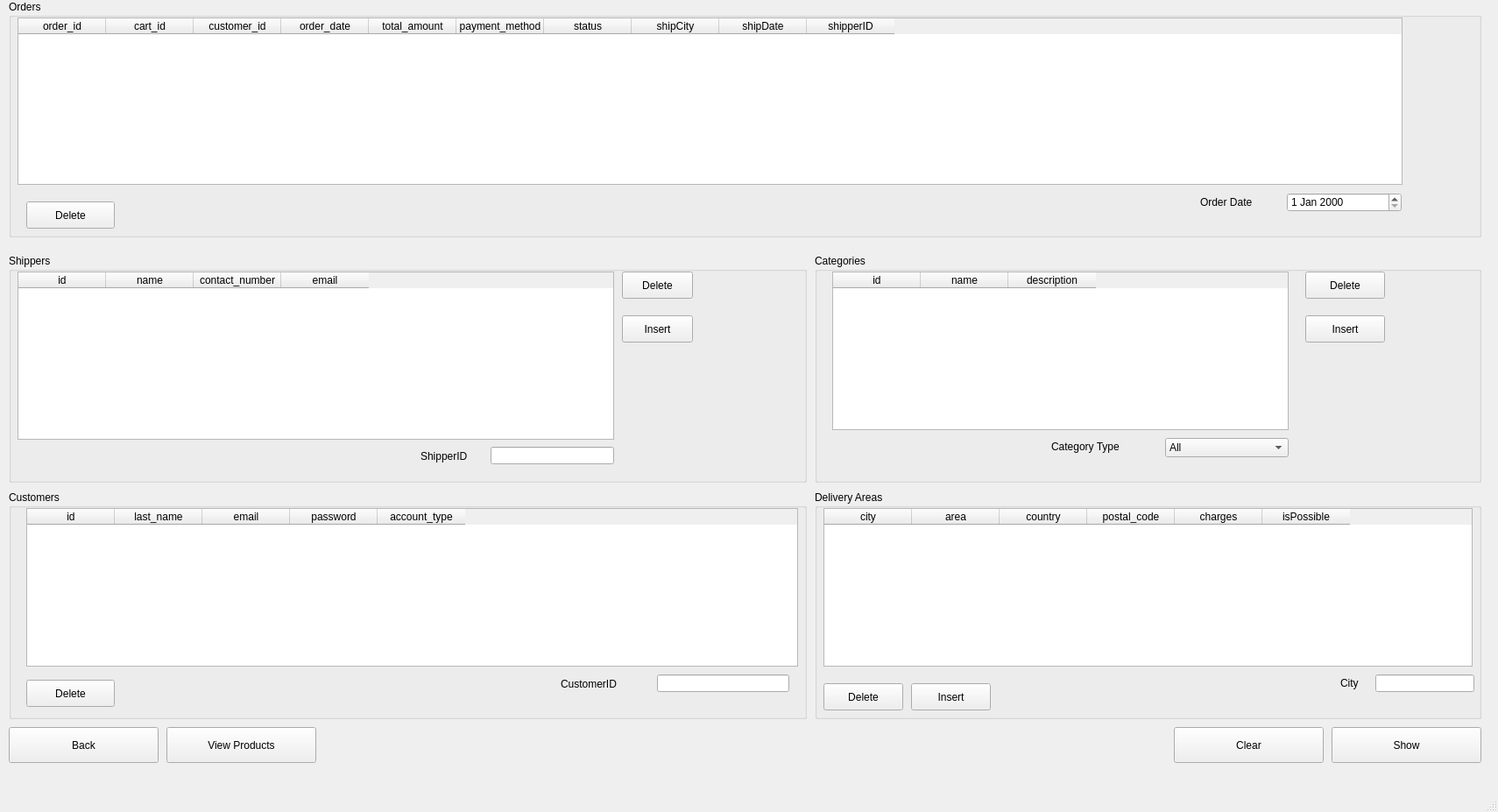
<?xml version="1.0" encoding="UTF-8"?>
<ui version="4.0">
 <class>MainWindow</class>
 <widget class="QMainWindow" name="MainWindow">
  <property name="geometry">
   <rect>
    <x>0</x>
    <y>0</y>
    <width>1710</width>
    <height>927</height>
   </rect>
  </property>
  <property name="windowTitle">
   <string>MainWindow</string>
  </property>
  <widget class="QWidget" name="centralwidget">
   <widget class="QGroupBox" name="OrdersGroupBox">
    <property name="geometry">
     <rect>
      <x>10</x>
      <y>0</y>
      <width>1681</width>
      <height>271</height>
     </rect>
    </property>
    <property name="title">
     <string>Orders</string>
    </property>
    <widget class="QDateEdit" name="OrdersDateEdit">
     <property name="geometry">
      <rect>
       <x>1459</x>
       <y>220</y>
       <width>131</width>
       <height>22</height>
      </rect>
     </property>
    </widget>
    <widget class="QLabel" name="OrderDateLabel">
     <property name="geometry">
      <rect>
       <x>1360</x>
       <y>220</y>
       <width>91</width>
       <height>21</height>
      </rect>
     </property>
     <property name="text">
      <string>Order Date</string>
     </property>
    </widget>
    <widget class="QTableWidget" name="OrdersTableWidget">
     <property name="geometry">
      <rect>
       <x>10</x>
       <y>20</y>
       <width>1581</width>
       <height>191</height>
      </rect>
     </property>
     <column>
      <property name="text">
       <string>order_id</string>
      </property>
     </column>
     <column>
      <property name="text">
       <string>cart_id</string>
      </property>
     </column>
     <column>
      <property name="text">
       <string>customer_id</string>
      </property>
     </column>
     <column>
      <property name="text">
       <string>order_date</string>
      </property>
     </column>
     <column>
      <property name="text">
       <string>total_amount</string>
      </property>
     </column>
     <column>
      <property name="text">
       <string>payment_method</string>
      </property>
     </column>
     <column>
      <property name="text">
       <string>status</string>
      </property>
     </column>
     <column>
      <property name="text">
       <string>shipCity</string>
      </property>
     </column>
     <column>
      <property name="text">
       <string>shipDate</string>
      </property>
     </column>
     <column>
      <property name="text">
       <string>shipperID</string>
      </property>
     </column>
    </widget>
    <widget class="QPushButton" name="OrdersDeleteButton">
     <property name="geometry">
      <rect>
       <x>20</x>
       <y>230</y>
       <width>101</width>
       <height>31</height>
      </rect>
     </property>
     <property name="text">
      <string>Delete</string>
     </property>
    </widget>
   </widget>
   <widget class="QGroupBox" name="CustomersGroupBox">
    <property name="geometry">
     <rect>
      <x>10</x>
      <y>560</y>
      <width>911</width>
      <height>261</height>
     </rect>
    </property>
    <property name="title">
     <string>Customers</string>
    </property>
    <widget class="QTableWidget" name="CustomersTableWidget">
     <property name="geometry">
      <rect>
       <x>20</x>
       <y>20</y>
       <width>881</width>
       <height>181</height>
      </rect>
     </property>
     <column>
      <property name="text">
       <string>id</string>
      </property>
     </column>
     <column>
      <property name="text">
       <string>last_name</string>
      </property>
     </column>
     <column>
      <property name="text">
       <string>email</string>
      </property>
     </column>
     <column>
      <property name="text">
       <string>password</string>
      </property>
     </column>
     <column>
      <property name="text">
       <string>account_type</string>
      </property>
     </column>
    </widget>
    <widget class="QLineEdit" name="CustomerIDLineEdit">
     <property name="geometry">
      <rect>
       <x>740</x>
       <y>210</y>
       <width>151</width>
       <height>20</height>
      </rect>
     </property>
    </widget>
    <widget class="QLabel" name="CustomerIDLabel">
     <property name="geometry">
      <rect>
       <x>630</x>
       <y>210</y>
       <width>101</width>
       <height>21</height>
      </rect>
     </property>
     <property name="text">
      <string>CustomerID</string>
     </property>
    </widget>
    <widget class="QPushButton" name="CustomersDeleteButton">
     <property name="geometry">
      <rect>
       <x>20</x>
       <y>216</y>
       <width>101</width>
       <height>31</height>
      </rect>
     </property>
     <property name="text">
      <string>Delete</string>
     </property>
    </widget>
   </widget>
   <widget class="QGroupBox" name="ShippersGroupBox">
    <property name="geometry">
     <rect>
      <x>10</x>
      <y>290</y>
      <width>911</width>
      <height>261</height>
     </rect>
    </property>
    <property name="title">
     <string>Shippers</string>
    </property>
    <widget class="QTableWidget" name="ShippersTableWidget">
     <property name="geometry">
      <rect>
       <x>10</x>
       <y>20</y>
       <width>681</width>
       <height>192</height>
      </rect>
     </property>
     <column>
      <property name="text">
       <string>id</string>
      </property>
     </column>
     <column>
      <property name="text">
       <string>name</string>
      </property>
     </column>
     <column>
      <property name="text">
       <string>contact_number</string>
      </property>
     </column>
     <column>
      <property name="text">
       <string>email</string>
      </property>
     </column>
    </widget>
    <widget class="QLineEdit" name="ShipperIDLineEdit">
     <property name="geometry">
      <rect>
       <x>550</x>
       <y>220</y>
       <width>141</width>
       <height>20</height>
      </rect>
     </property>
    </widget>
    <widget class="QLabel" name="ShipperIDLabel">
     <property name="geometry">
      <rect>
       <x>470</x>
       <y>220</y>
       <width>71</width>
       <height>21</height>
      </rect>
     </property>
     <property name="text">
      <string>ShipperID</string>
     </property>
    </widget>
    <widget class="QPushButton" name="ShippersDeleteButton">
     <property name="geometry">
      <rect>
       <x>700</x>
       <y>20</y>
       <width>81</width>
       <height>31</height>
      </rect>
     </property>
     <property name="text">
      <string>Delete</string>
     </property>
    </widget>
    <widget class="QPushButton" name="ShipperInsertButton">
     <property name="geometry">
      <rect>
       <x>700</x>
       <y>70</y>
       <width>81</width>
       <height>31</height>
      </rect>
     </property>
     <property name="text">
      <string>Insert</string>
     </property>
    </widget>
   </widget>
   <widget class="QGroupBox" name="DeliveryGroupBox">
    <property name="geometry">
     <rect>
      <x>930</x>
      <y>560</y>
      <width>761</width>
      <height>261</height>
     </rect>
    </property>
    <property name="title">
     <string>Delivery Areas</string>
    </property>
    <widget class="QTableWidget" name="DeliveryTableWidget">
     <property name="geometry">
      <rect>
       <x>10</x>
       <y>20</y>
       <width>741</width>
       <height>181</height>
      </rect>
     </property>
     <column>
      <property name="text">
       <string>city</string>
      </property>
     </column>
     <column>
      <property name="text">
       <string>area</string>
      </property>
     </column>
     <column>
      <property name="text">
       <string>country</string>
      </property>
     </column>
     <column>
      <property name="text">
       <string>postal_code</string>
      </property>
     </column>
     <column>
      <property name="text">
       <string>charges</string>
      </property>
     </column>
     <column>
      <property name="text">
       <string>isPossible</string>
      </property>
     </column>
    </widget>
    <widget class="QLineEdit" name="CityLineEdit">
     <property name="geometry">
      <rect>
       <x>640</x>
       <y>210</y>
       <width>113</width>
       <height>20</height>
      </rect>
     </property>
    </widget>
    <widget class="QLabel" name="CityLabel">
     <property name="geometry">
      <rect>
       <x>600</x>
       <y>210</y>
       <width>31</width>
       <height>20</height>
      </rect>
     </property>
     <property name="text">
      <string>City</string>
     </property>
    </widget>
    <widget class="QPushButton" name="DeliveryDeleteButton">
     <property name="geometry">
      <rect>
       <x>10</x>
       <y>220</y>
       <width>91</width>
       <height>31</height>
      </rect>
     </property>
     <property name="text">
      <string>Delete</string>
     </property>
    </widget>
    <widget class="QPushButton" name="DeliveryInsertButton">
     <property name="geometry">
      <rect>
       <x>110</x>
       <y>220</y>
       <width>91</width>
       <height>31</height>
      </rect>
     </property>
     <property name="text">
      <string>Insert</string>
     </property>
    </widget>
   </widget>
   <widget class="QPushButton" name="ClearButton">
    <property name="geometry">
     <rect>
      <x>1340</x>
      <y>830</y>
      <width>171</width>
      <height>41</height>
     </rect>
    </property>
    <property name="text">
     <string>Clear</string>
    </property>
   </widget>
   <widget class="QPushButton" name="ShowButton">
    <property name="geometry">
     <rect>
      <x>1520</x>
      <y>830</y>
      <width>171</width>
      <height>41</height>
     </rect>
    </property>
    <property name="text">
     <string>Show</string>
    </property>
   </widget>
   <widget class="QPushButton" name="ViewProductsButton">
    <property name="geometry">
     <rect>
      <x>190</x>
      <y>830</y>
      <width>171</width>
      <height>41</height>
     </rect>
    </property>
    <property name="text">
     <string>View Products</string>
    </property>
   </widget>
   <widget class="QPushButton" name="BackButton">
    <property name="geometry">
     <rect>
      <x>10</x>
      <y>830</y>
      <width>171</width>
      <height>41</height>
     </rect>
    </property>
    <property name="text">
     <string>Back</string>
    </property>
   </widget>
   <widget class="QGroupBox" name="CategoriesGroupBox">
    <property name="geometry">
     <rect>
      <x>930</x>
      <y>290</y>
      <width>761</width>
      <height>261</height>
     </rect>
    </property>
    <property name="title">
     <string>Categories</string>
    </property>
    <widget class="QTableWidget" name="CategoriesTableWidget">
     <property name="geometry">
      <rect>
       <x>20</x>
       <y>20</y>
       <width>521</width>
       <height>181</height>
      </rect>
     </property>
     <column>
      <property name="text">
       <string>id</string>
      </property>
     </column>
     <column>
      <property name="text">
       <string>name</string>
      </property>
     </column>
     <column>
      <property name="text">
       <string>description</string>
      </property>
     </column>
    </widget>
    <widget class="QComboBox" name="CategoryComboBox">
     <property name="geometry">
      <rect>
       <x>400</x>
       <y>210</y>
       <width>141</width>
       <height>22</height>
      </rect>
     </property>
     <item>
      <property name="text">
       <string>All</string>
      </property>
     </item>
     <item>
      <property name="text">
       <string>1</string>
      </property>
     </item>
     <item>
      <property name="text">
       <string>2</string>
      </property>
     </item>
     <item>
      <property name="text">
       <string>3</string>
      </property>
     </item>
    </widget>
    <widget class="QLabel" name="CategoryLabel">
     <property name="geometry">
      <rect>
       <x>270</x>
       <y>210</y>
       <width>121</width>
       <height>20</height>
      </rect>
     </property>
     <property name="text">
      <string>Category Type</string>
     </property>
    </widget>
    <widget class="QPushButton" name="CategoryDeleteButton">
     <property name="geometry">
      <rect>
       <x>560</x>
       <y>20</y>
       <width>91</width>
       <height>31</height>
      </rect>
     </property>
     <property name="text">
      <string>Delete</string>
     </property>
    </widget>
    <widget class="QPushButton" name="CategoryInsertButton">
     <property name="geometry">
      <rect>
       <x>560</x>
       <y>70</y>
       <width>91</width>
       <height>31</height>
      </rect>
     </property>
     <property name="text">
      <string>Insert</string>
     </property>
    </widget>
   </widget>
  </widget>
  <widget class="QStatusBar" name="statusbar"/>
 </widget>
 <resources/>
 <connections/>
</ui>
